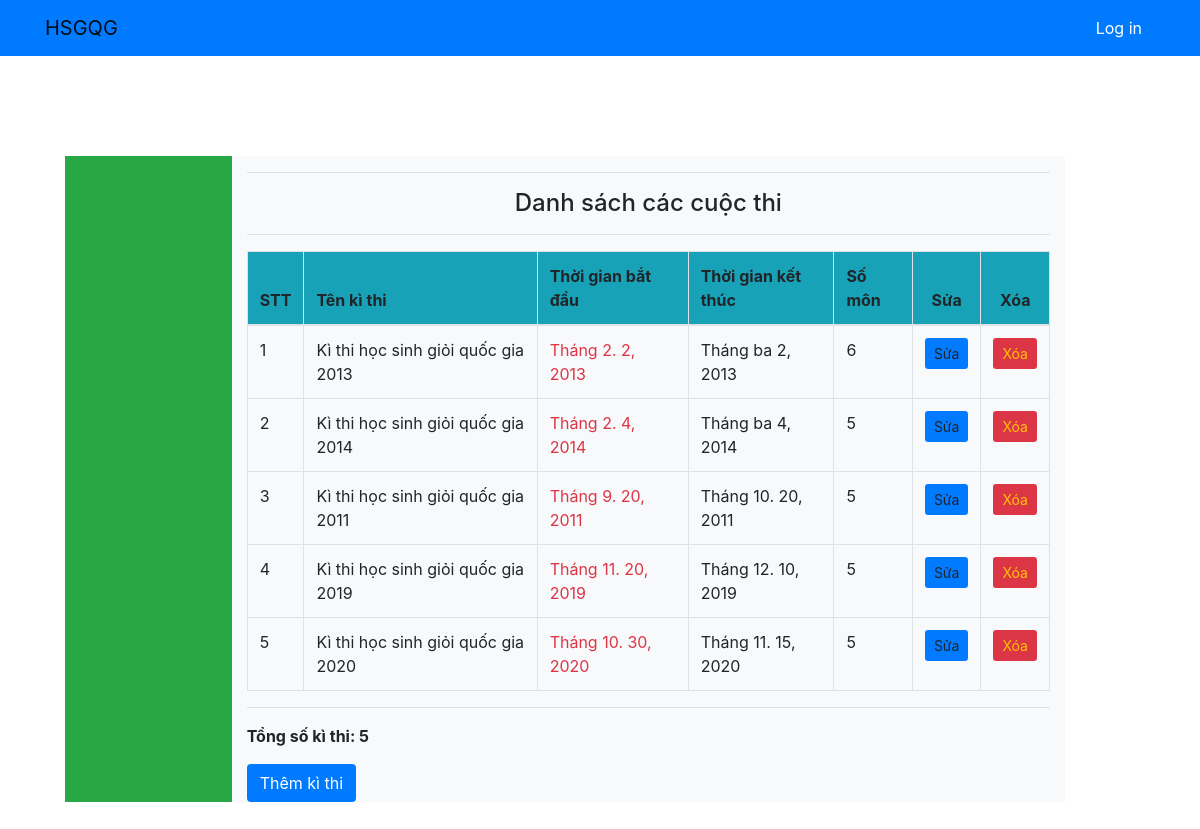
The page /contest/ on the database its author committed.
### core/models.py (models this page shows, shortened)
class Contest(models.Model):
    name = models.CharField(max_length = 50)
    day_start = models.DateField(auto_now=False)
    day_end = models.DateField(auto_now=False)
    subjects = models.ManyToManyField('Subject')

### core/views.py (the view)
# urls.py: path('contest/', views.contest_management, name='contest_management'),
def contest_management(request):
    all_contests = Contest.objects.all()
    return render(request, 'contest/contest_management.html', {
        'all_contests': all_contests
    })

### ContestManagement4/templates/contest/contest_management.html (shortened to what this page needs)
{% extends 'base.html' %}
{% block content %}
	<div >
        <h4 class="text-center ">Danh sách các cuộc thi</h4>
        <hr>
        <table class="table table-bordered ">
            <thead class="bg-info ">
            <tr>
                <th scope="col">STT</th>
                <th scope="col">Tên kì thi</th>
                <th scope="col">Thời gian bắt đầu</th>
                <th scope="col">Thời gian kết thúc</th>
                <th scope="col">Số môn</th>
                <th scope="col" class="text-center">Sửa</th>
                <th scope="col" class="text-center">Xóa</th>
            </tr>
            </thead>
            <tbody>
                {% for contest in all_contests %}
                <tr >
                    <th scope="row" class="font-weight-normal">{{ forloop.counter }}</th>
                    <th class="font-weight-normal">{{ contest.name }} </th>
                    <th class="font-weight-normal text-danger">{{ contest.day_start }}  </th>
                    <th class="font-weight-normal">{{ contest.day_end }}</th>
                    <th class="font-weight-normal">{{ contest.subjects.count }}</th>
                    <th class="font-weight-normal text-center">
                        <a href=" {% url 'edit_contest' contest.id %} ">
                            <button type="button" class="btn btn-default btn-sm bg-primary" > Sửa </button>
                        </a>
                    </th>
                    <th class="font-weight-normal text-center">
                        <button type="button" class="btn btn-default btn-sm bg-danger text-warning" onclick="verify_del('{{ contest.id }}', '{{ contest.name }}')" > Xóa </button>
                    </th>
                 </tr>
                {% endfor %}
            </tbody>
        </table>
        <hr>
    </div>
    <p>
        <strong>Tổng số kì thi: {{ all_contests.count }}
    </p>
    <a href="{% url 'add_contest' %}">
        <button type="button" class="btn bg-primary text-white " > Thêm kì thi </button>
    </a>
{% endblock content %}

### rows shown on the page
Contest: name "Kì thi học sinh giỏi quốc gia 2013", day_start "Tháng 2. 2, 2013", day_end "Tháng ba 2, 2013", subjects.count "6"
Contest: name "Kì thi học sinh giỏi quốc gia 2014", day_start "Tháng 2. 4, 2014", day_end "Tháng ba 4, 2014", subjects.count "5"
Contest: name "Kì thi học sinh giỏi quốc gia 2011", day_start "Tháng 9. 20, 2011", day_end "Tháng 10. 20, 2011", subjects.count "5"
Contest: name "Kì thi học sinh giỏi quốc gia 2019", day_start "Tháng 11. 20, 2019", day_end "Tháng 12. 10, 2019", subjects.count "5"
Contest: name "Kì thi học sinh giỏi quốc gia 2020", day_start "Tháng 10. 30, 2020", day_end "Tháng 11. 15, 2020", subjects.count "5"

### other values the page prints
{{ all_contests.count }} "5"
